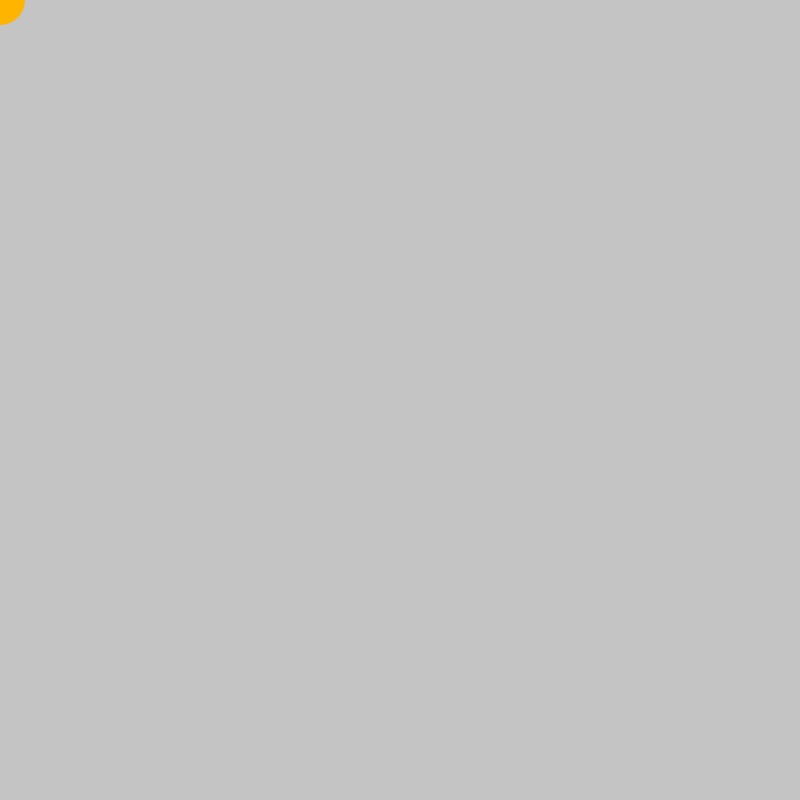
Frame 1 (no input)
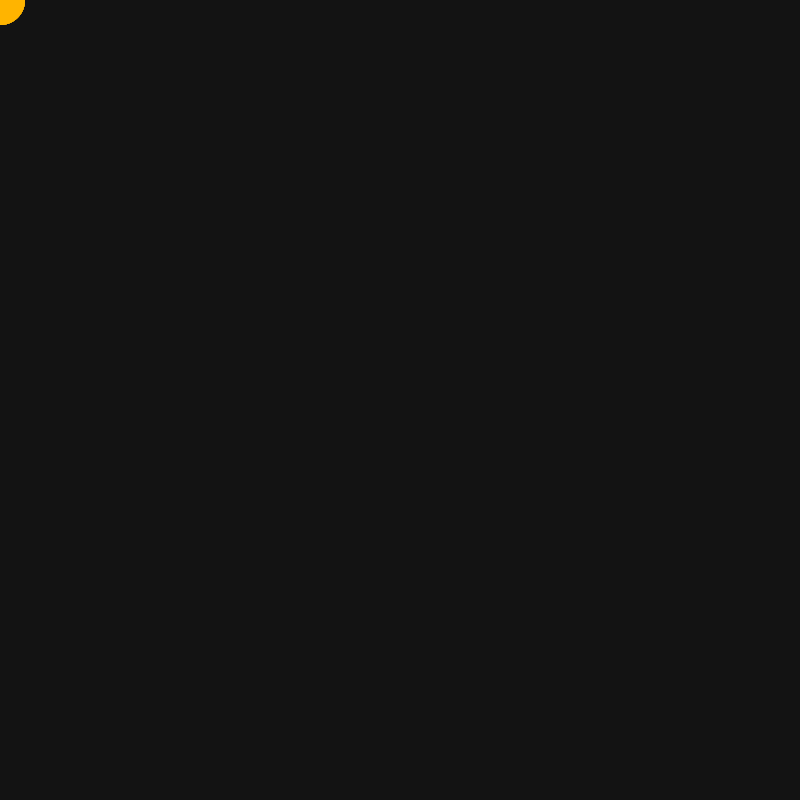
Frame 60 (the mouse pressed at the canvas centre just before this capture)
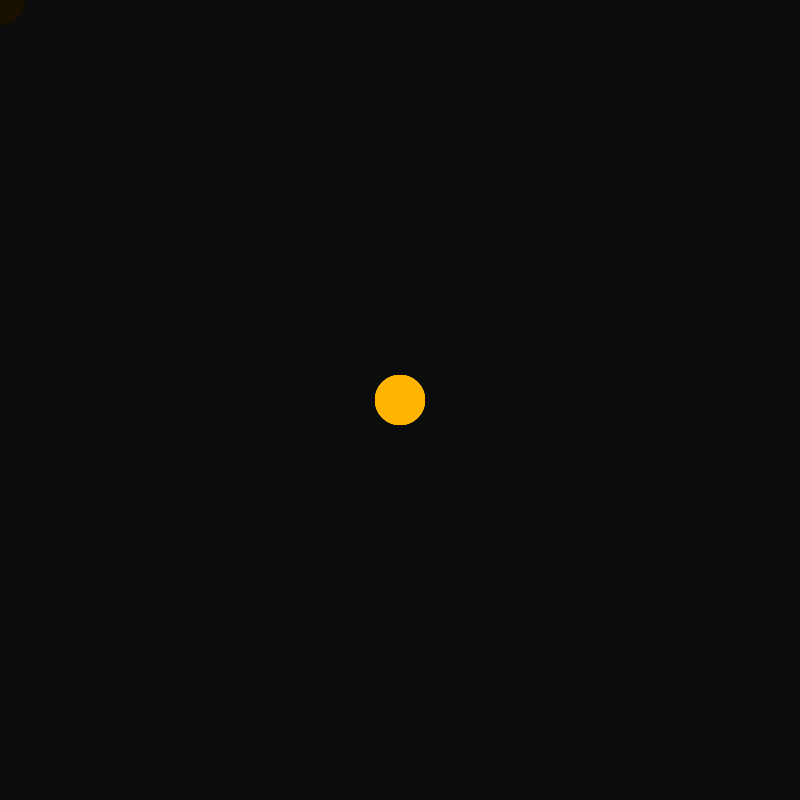
Frame 120 (the mouse held since frame 60 and released just before this capture)

The Processing sketch that drew these frames (run headless with seeded random() and noise(); from frame 60 on, the mouse is pressed at the canvas centre):

// Processing sketch: tail_001
// ── tail_001.pde
void setup() {
   size(800, 800);
   colorMode(HSB);
}

void draw() {
    fill(0, 10);
    noStroke();
    rect(0, 0, width, height);


    fill(30, 255, 255);
    circle(mouseX, mouseY, 50);
}
